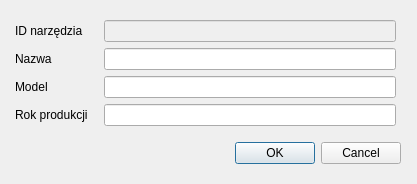
<?xml version="1.0" encoding="UTF-8"?>
<ui version="4.0">
 <class>AddDeviceDialog</class>
 <widget class="QDialog" name="AddDeviceDialog">
  <property name="geometry">
   <rect>
    <x>0</x>
    <y>0</y>
    <width>417</width>
    <height>184</height>
   </rect>
  </property>
  <property name="windowTitle">
   <string>Dialog</string>
  </property>
  <widget class="QWidget" name="verticalLayoutWidget">
   <property name="geometry">
    <rect>
     <x>10</x>
     <y>10</y>
     <width>391</width>
     <height>161</height>
    </rect>
   </property>
   <layout class="QVBoxLayout" name="verticalLayout">
    <item>
     <layout class="QHBoxLayout" name="horizontalLayout">
      <item>
       <layout class="QVBoxLayout" name="verticalLayout_2">
        <property name="leftMargin">
         <number>5</number>
        </property>
        <property name="topMargin">
         <number>5</number>
        </property>
        <property name="rightMargin">
         <number>5</number>
        </property>
        <property name="bottomMargin">
         <number>5</number>
        </property>
        <item>
         <widget class="QLabel" name="label_3">
          <property name="text">
           <string>ID narzędzia</string>
          </property>
         </widget>
        </item>
        <item>
         <widget class="QLabel" name="label_2">
          <property name="text">
           <string>Nazwa</string>
          </property>
         </widget>
        </item>
        <item>
         <widget class="QLabel" name="label">
          <property name="text">
           <string>Model</string>
          </property>
         </widget>
        </item>
        <item>
         <widget class="QLabel" name="label_4">
          <property name="text">
           <string>Rok produkcji</string>
          </property>
         </widget>
        </item>
       </layout>
      </item>
      <item>
       <layout class="QVBoxLayout" name="verticalLayout_3">
        <property name="leftMargin">
         <number>5</number>
        </property>
        <property name="topMargin">
         <number>5</number>
        </property>
        <property name="rightMargin">
         <number>5</number>
        </property>
        <property name="bottomMargin">
         <number>5</number>
        </property>
        <item>
         <widget class="QLineEdit" name="lineEditId">
          <property name="enabled">
           <bool>false</bool>
          </property>
         </widget>
        </item>
        <item>
         <widget class="QLineEdit" name="lineEditName"/>
        </item>
        <item>
         <widget class="QLineEdit" name="lineEditModel"/>
        </item>
        <item>
         <widget class="QLineEdit" name="lineEditYear"/>
        </item>
       </layout>
      </item>
     </layout>
    </item>
    <item>
     <widget class="QDialogButtonBox" name="submitButton">
      <property name="orientation">
       <enum>Qt::Horizontal</enum>
      </property>
      <property name="standardButtons">
       <set>QDialogButtonBox::Cancel|QDialogButtonBox::Ok</set>
      </property>
     </widget>
    </item>
   </layout>
  </widget>
 </widget>
 <resources/>
 <connections>
  <connection>
   <sender>submitButton</sender>
   <signal>accepted()</signal>
   <receiver>AddDeviceDialog</receiver>
   <slot>accept()</slot>
   <hints>
    <hint type="sourcelabel">
     <x>248</x>
     <y>254</y>
    </hint>
    <hint type="destinationlabel">
     <x>157</x>
     <y>274</y>
    </hint>
   </hints>
  </connection>
  <connection>
   <sender>submitButton</sender>
   <signal>rejected()</signal>
   <receiver>AddDeviceDialog</receiver>
   <slot>reject()</slot>
   <hints>
    <hint type="sourcelabel">
     <x>316</x>
     <y>260</y>
    </hint>
    <hint type="destinationlabel">
     <x>286</x>
     <y>274</y>
    </hint>
   </hints>
  </connection>
 </connections>
</ui>
